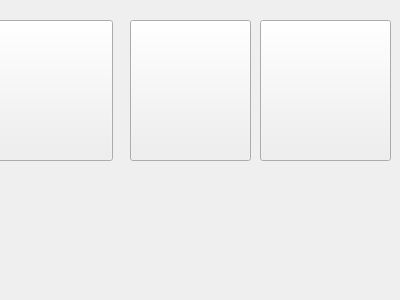
<?xml version="1.0" encoding="UTF-8"?>
<ui version="4.0">
 <class>DChoixMap</class>
 <widget class="QWidget" name="DChoixMap">
  <property name="geometry">
   <rect>
    <x>0</x>
    <y>0</y>
    <width>400</width>
    <height>300</height>
   </rect>
  </property>
  <property name="windowTitle">
   <string>Form</string>
  </property>
  <widget class="QPushButton" name="Pb1">
   <property name="geometry">
    <rect>
     <x>-8</x>
     <y>20</y>
     <width>121</width>
     <height>141</height>
    </rect>
   </property>
   <property name="text">
    <string/>
   </property>
   <property name="icon">
    <iconset>
     <normaloff>redwood.png</normaloff>redwood.png</iconset>
   </property>
   <property name="iconSize">
    <size>
     <width>150</width>
     <height>150</height>
    </size>
   </property>
  </widget>
  <widget class="QPushButton" name="Pb2">
   <property name="geometry">
    <rect>
     <x>130</x>
     <y>20</y>
     <width>121</width>
     <height>141</height>
    </rect>
   </property>
   <property name="text">
    <string/>
   </property>
   <property name="icon">
    <iconset>
     <normaloff>brisbane.png</normaloff>brisbane.png</iconset>
   </property>
   <property name="iconSize">
    <size>
     <width>150</width>
     <height>160</height>
    </size>
   </property>
  </widget>
  <widget class="QPushButton" name="Pb3">
   <property name="geometry">
    <rect>
     <x>260</x>
     <y>20</y>
     <width>131</width>
     <height>141</height>
    </rect>
   </property>
   <property name="text">
    <string/>
   </property>
   <property name="icon">
    <iconset>
     <normaloff>berlin.png</normaloff>berlin.png</iconset>
   </property>
   <property name="iconSize">
    <size>
     <width>150</width>
     <height>150</height>
    </size>
   </property>
  </widget>
 </widget>
 <resources/>
 <connections/>
</ui>
